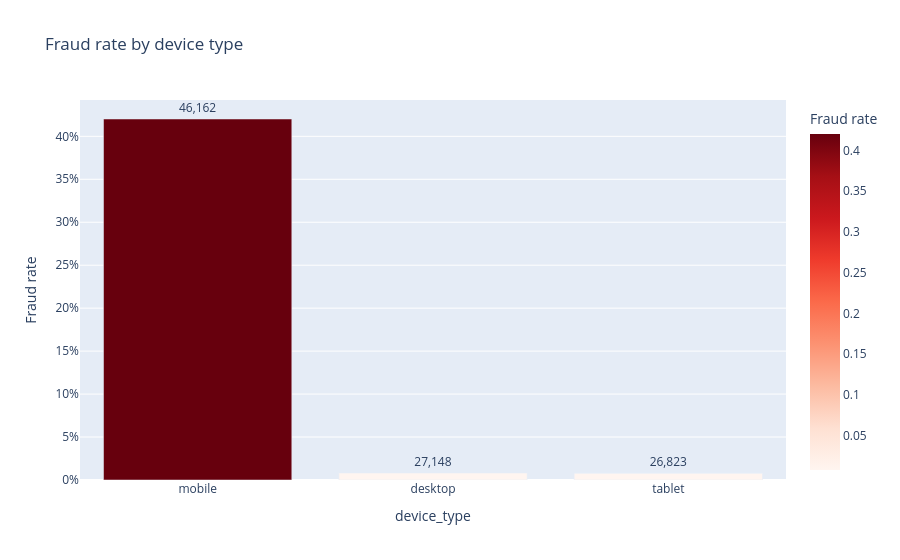
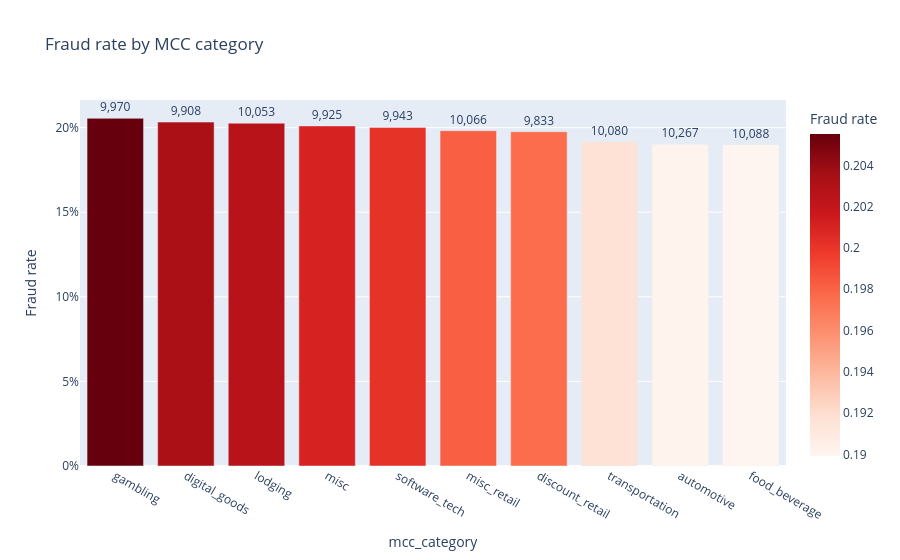
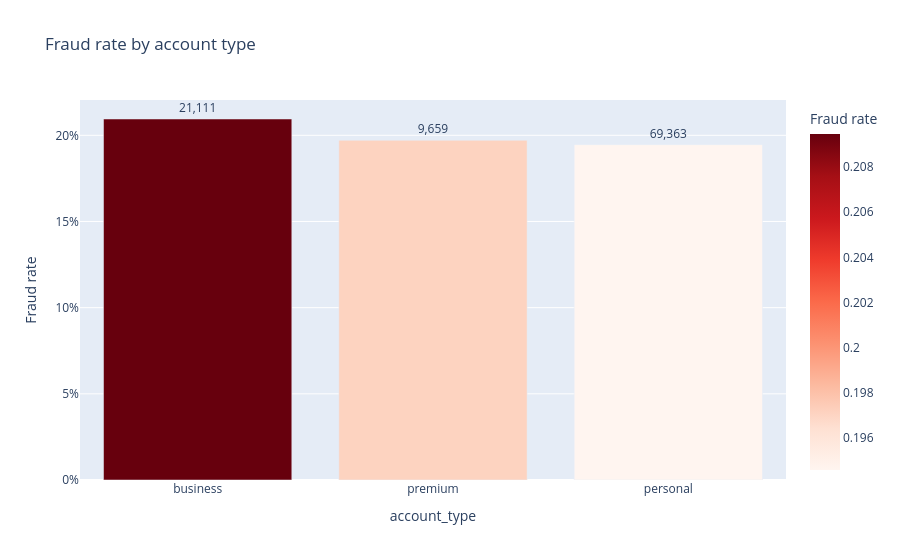
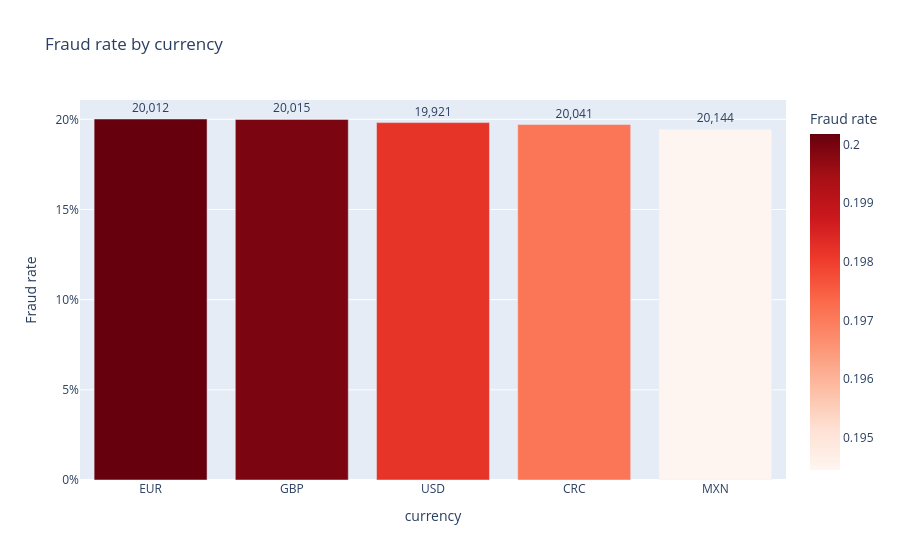

The notebook cell saved with these charts, in order:
### Markdown cell above
## Fraud rate by feature

### Code cell
def fraud_rate_bar(col, title):
    agg = (
        df.groupby(col)["is_fraud"]
        .agg(["mean", "count"])
        .rename(columns={"mean": "fraud_rate", "count": "n"})
        .sort_values("fraud_rate", ascending=False)
        .reset_index()
    )
    fig = px.bar(
        agg, x=col, y="fraud_rate", text="n",
        title=title,
        labels={"fraud_rate": "Fraud rate"},
        color="fraud_rate",
        color_continuous_scale="Reds",
    )
    fig.update_yaxes(tickformat=".0%")
    fig.update_traces(texttemplate="%{text:,}", textposition="outside")
    fig.show()

fraud_rate_bar("device_type", "Fraud rate by device type")
fraud_rate_bar("mcc_category", "Fraud rate by MCC category")
fraud_rate_bar("account_type", "Fraud rate by account type")
fraud_rate_bar("currency", "Fraud rate by currency")

### Figure 1 — Plotly figure (JSON) as saved in the notebook; plotly's stock layout.template omitted (floating-point values rounded to 4 significant figures)
{"data": [{"hovertemplate": "device_type=%{x}<br>Fraud rate=%{marker.color}<br>n=%{text}<extra></extra>", "legendgroup": "", "marker": {"color": [0.4202, 0.008067, 0.007755], "coloraxis": "coloraxis", "pattern": {"shape": ""}}, "name": "", "orientation": "v", "showlegend": false, "text": [46160.0, 27150.0, 26820.0], "textposition": "outside", "texttemplate": "%{text:,}", "type": "bar", "x": ["mobile", "desktop", "tablet"], "xaxis": "x", "y": [0.4202, 0.008067, 0.007755], "yaxis": "y"}], "layout": {"barmode": "relative", "coloraxis": {"autocolorscale": false, "colorbar": {"title": {"text": "Fraud rate"}}, "colorscale": [[0, "rgb(255,245,240)"], [0.125, "rgb(254,224,210)"], [0.25, "rgb(252,187,161)"], [0.375, "rgb(252,146,114)"], [0.5, "rgb(251,106,74)"], [0.625, "rgb(239,59,44)"], [0.75, "rgb(203,24,29)"], [0.875, "rgb(165,15,21)"], [1, "rgb(103,0,13)"]]}, "legend": {"tracegroupgap": 0}, "title": {"text": "Fraud rate by device type"}, "xaxis": {"anchor": "y", "domain": [0, 1], "title": {"text": "device_type"}}, "yaxis": {"anchor": "x", "domain": [0, 1], "tickformat": ".0%", "title": {"text": "Fraud rate"}}}}

### Figure 2 — Plotly figure (JSON) as saved in the notebook; plotly's stock layout.template omitted (floating-point values rounded to 4 significant figures)
{"data": [{"hovertemplate": "mcc_category=%{x}<br>Fraud rate=%{marker.color}<br>n=%{text}<extra></extra>", "legendgroup": "", "marker": {"color": [0.2055, 0.2033, 0.2026, 0.201, 0.2001, 0.1982, 0.1976, 0.1917, 0.1901, 0.1899], "coloraxis": "coloraxis", "pattern": {"shape": ""}}, "name": "", "orientation": "v", "showlegend": false, "text": [9970.0, 9908.0, 10050.0, 9925.0, 9943.0, 10070.0, 9833.0, 10080.0, 10270.0, 10090.0], "textposition": "outside", "texttemplate": "%{text:,}", "type": "bar", "x": ["gambling", "digital_goods", "lodging", "misc", "software_tech", "misc_retail", "discount_retail", "transportation", "automotive", "food_beverage"], "xaxis": "x", "y": [0.2055, 0.2033, 0.2026, 0.201, 0.2001, 0.1982, 0.1976, 0.1917, 0.1901, 0.1899], "yaxis": "y"}], "layout": {"barmode": "relative", "coloraxis": {"autocolorscale": false, "colorbar": {"title": {"text": "Fraud rate"}}, "colorscale": [[0, "rgb(255,245,240)"], [0.125, "rgb(254,224,210)"], [0.25, "rgb(252,187,161)"], [0.375, "rgb(252,146,114)"], [0.5, "rgb(251,106,74)"], [0.625, "rgb(239,59,44)"], [0.75, "rgb(203,24,29)"], [0.875, "rgb(165,15,21)"], [1, "rgb(103,0,13)"]]}, "legend": {"tracegroupgap": 0}, "title": {"text": "Fraud rate by MCC category"}, "xaxis": {"anchor": "y", "domain": [0, 1], "title": {"text": "mcc_category"}}, "yaxis": {"anchor": "x", "domain": [0, 1], "tickformat": ".0%", "title": {"text": "Fraud rate"}}}}

### Figure 3 — Plotly figure (JSON) as saved in the notebook; plotly's stock layout.template omitted (floating-point values rounded to 4 significant figures)
{"data": [{"hovertemplate": "account_type=%{x}<br>Fraud rate=%{marker.color}<br>n=%{text}<extra></extra>", "legendgroup": "", "marker": {"color": [0.2095, 0.1971, 0.1946], "coloraxis": "coloraxis", "pattern": {"shape": ""}}, "name": "", "orientation": "v", "showlegend": false, "text": [21110.0, 9659.0, 69360.0], "textposition": "outside", "texttemplate": "%{text:,}", "type": "bar", "x": ["business", "premium", "personal"], "xaxis": "x", "y": [0.2095, 0.1971, 0.1946], "yaxis": "y"}], "layout": {"barmode": "relative", "coloraxis": {"autocolorscale": false, "colorbar": {"title": {"text": "Fraud rate"}}, "colorscale": [[0, "rgb(255,245,240)"], [0.125, "rgb(254,224,210)"], [0.25, "rgb(252,187,161)"], [0.375, "rgb(252,146,114)"], [0.5, "rgb(251,106,74)"], [0.625, "rgb(239,59,44)"], [0.75, "rgb(203,24,29)"], [0.875, "rgb(165,15,21)"], [1, "rgb(103,0,13)"]]}, "legend": {"tracegroupgap": 0}, "title": {"text": "Fraud rate by account type"}, "xaxis": {"anchor": "y", "domain": [0, 1], "title": {"text": "account_type"}}, "yaxis": {"anchor": "x", "domain": [0, 1], "tickformat": ".0%", "title": {"text": "Fraud rate"}}}}

### Figure 4 — Plotly figure (JSON) as saved in the notebook; plotly's stock layout.template omitted (floating-point values rounded to 4 significant figures)
{"data": [{"hovertemplate": "currency=%{x}<br>Fraud rate=%{marker.color}<br>n=%{text}<extra></extra>", "legendgroup": "", "marker": {"color": [0.2002, 0.2, 0.1982, 0.1971, 0.1944], "coloraxis": "coloraxis", "pattern": {"shape": ""}}, "name": "", "orientation": "v", "showlegend": false, "text": [20010.0, 20020.0, 19920.0, 20040.0, 20140.0], "textposition": "outside", "texttemplate": "%{text:,}", "type": "bar", "x": ["EUR", "GBP", "USD", "CRC", "MXN"], "xaxis": "x", "y": [0.2002, 0.2, 0.1982, 0.1971, 0.1944], "yaxis": "y"}], "layout": {"barmode": "relative", "coloraxis": {"autocolorscale": false, "colorbar": {"title": {"text": "Fraud rate"}}, "colorscale": [[0, "rgb(255,245,240)"], [0.125, "rgb(254,224,210)"], [0.25, "rgb(252,187,161)"], [0.375, "rgb(252,146,114)"], [0.5, "rgb(251,106,74)"], [0.625, "rgb(239,59,44)"], [0.75, "rgb(203,24,29)"], [0.875, "rgb(165,15,21)"], [1, "rgb(103,0,13)"]]}, "legend": {"tracegroupgap": 0}, "title": {"text": "Fraud rate by currency"}, "xaxis": {"anchor": "y", "domain": [0, 1], "title": {"text": "currency"}}, "yaxis": {"anchor": "x", "domain": [0, 1], "tickformat": ".0%", "title": {"text": "Fraud rate"}}}}
